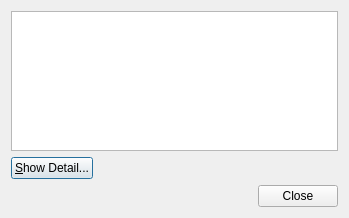
<?xml version="1.0" encoding="UTF-8"?>
<ui version="4.0">
 <class>SolverDefinitionListDialog</class>
 <widget class="QDialog" name="SolverDefinitionListDialog">
  <property name="windowModality">
   <enum>Qt::WindowModal</enum>
  </property>
  <property name="geometry">
   <rect>
    <x>0</x>
    <y>0</y>
    <width>349</width>
    <height>218</height>
   </rect>
  </property>
  <property name="windowTitle">
   <string>Solver List</string>
  </property>
  <property name="windowIcon">
   <iconset resource="../../../libs/solverconsole/solverconsole.qrc">
    <normaloff>:/libs/solverconsole/images/iconSolver.png</normaloff>:/libs/solverconsole/images/iconSolver.png</iconset>
  </property>
  <layout class="QVBoxLayout" name="verticalLayout">
   <item>
    <widget class="QTableWidget" name="solverListTable"/>
   </item>
   <item>
    <layout class="QHBoxLayout" name="horizontalLayout">
     <item>
      <widget class="QPushButton" name="showDetailButton">
       <property name="text">
        <string>&amp;Show Detail...</string>
       </property>
      </widget>
     </item>
     <item>
      <spacer name="horizontalSpacer">
       <property name="orientation">
        <enum>Qt::Horizontal</enum>
       </property>
       <property name="sizeHint" stdset="0">
        <size>
         <width>40</width>
         <height>20</height>
        </size>
       </property>
      </spacer>
     </item>
    </layout>
   </item>
   <item>
    <widget class="QDialogButtonBox" name="buttonBox">
     <property name="orientation">
      <enum>Qt::Horizontal</enum>
     </property>
     <property name="standardButtons">
      <set>QDialogButtonBox::Close</set>
     </property>
    </widget>
   </item>
  </layout>
 </widget>
 <tabstops>
  <tabstop>solverListTable</tabstop>
  <tabstop>buttonBox</tabstop>
 </tabstops>
 <resources>
  <include location="../../../libs/solverconsole/solverconsole.qrc"/>
 </resources>
 <connections>
  <connection>
   <sender>buttonBox</sender>
   <signal>accepted()</signal>
   <receiver>SolverDefinitionListDialog</receiver>
   <slot>accept()</slot>
   <hints>
    <hint type="sourcelabel">
     <x>248</x>
     <y>254</y>
    </hint>
    <hint type="destinationlabel">
     <x>157</x>
     <y>274</y>
    </hint>
   </hints>
  </connection>
  <connection>
   <sender>buttonBox</sender>
   <signal>rejected()</signal>
   <receiver>SolverDefinitionListDialog</receiver>
   <slot>reject()</slot>
   <hints>
    <hint type="sourcelabel">
     <x>316</x>
     <y>260</y>
    </hint>
    <hint type="destinationlabel">
     <x>286</x>
     <y>274</y>
    </hint>
   </hints>
  </connection>
 </connections>
</ui>
